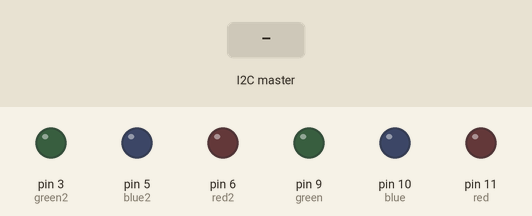
Simulated run of this sketch. Board: Arduino Uno, built with avr-gcc and run on an emulated ATmega328P. On the bench: output pins drawn as LEDs (lit = HIGH). Inputs (shaded band) come from the test bench.

Above: at 1.2 s.
1.3 s: the I2C master sends the byte 90
At 2.3 s:
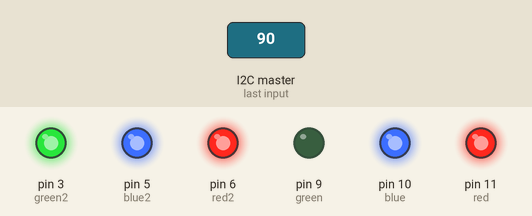
2.8 s: the I2C master sends the byte 1
At 3.4 s:
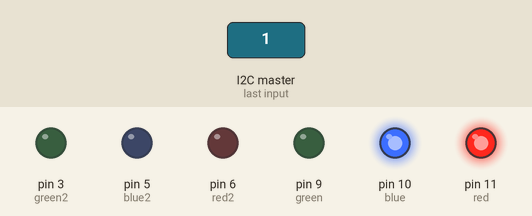
4.3 s: the I2C master sends the byte 200
At 4.6 s:
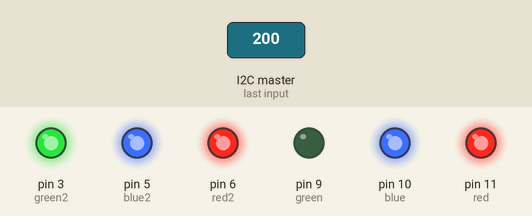
Timing chart, 0 to 7.3 s (numbered marks = the images above; inputs shaded):
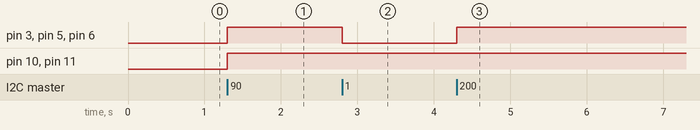

The sketch:

slave.ino
```cpp
#include <Wire.h>
int x;

int red = 11;
int blue = 10;
int green = 9;
int red2 = 6;
int blue2 = 5;
int green2 = 3;

void setup()
{
  pinMode(red , OUTPUT);
  pinMode(green , OUTPUT);
  pinMode(blue , OUTPUT);
  pinMode(red2 , OUTPUT);
  pinMode(green2 , OUTPUT);
  pinMode(blue2 , OUTPUT);
  Wire.begin(2);

  Wire.onReceive(receiveEvent);
}
void receiveEvent(int bytes)
{
  x = Wire.read();
  Serial.println("The encrypted code is :");
  Serial.print(x);

 //DECRYPT
  int decrypt=0;
  decrypt = x-11;

  Serial.println("The decrypted code is: ");
  Serial.print(decrypt);

  int tens = decrypt/10;
  int ones = decrypt - tens*10;

  //LED WORKING
  //TENS PLACE
  if(tens == 1)
  {
    analogWrite(red, 255);
    analogWrite(green,200);
    analogWrite(blue, 0);
  }
  if(tens == 2)
  {
    analogWrite(red, 255);
    analogWrite(green,0);
    analogWrite(blue, 0);
  }
  if(tens == 3)
  {
    analogWrite(red, 255);
    analogWrite(green,50);
    analogWrite(blue, 10);
  }
  if(tens == 7)
  {
    digitalWrite(red, HIGH);
    digitalWrite(green, LOW);
    digitalWrite(blue, HIGH);
  }
  if(tens==4)
  {
    digitalWrite(red, HIGH);
    digitalWrite(green, HIGH);
    digitalWrite(blue, LOW);
  }
  if(tens == 5)
  {
    digitalWrite(red, LOW);
    digitalWrite(green, HIGH);
    digitalWrite(blue, LOW);
  }
  if(tens == 6)
  {
    digitalWrite(red, LOW);
    digitalWrite(green, LOW);
    digitalWrite(blue, HIGH);
  }
   if(tens == 8)
  {
    analogWrite(red, 255);
    analogWrite(green,189);
    analogWrite(blue, 255);
  }
   if(tens == 9)
  {
    analogWrite(red, 255);
    analogWrite(green,255);
    analogWrite(blue, 255);
  }

  //ONES PLACE
    if(ones == 0)
  {
    analogWrite(red2, 0);
    analogWrite(green2,0);
    analogWrite(blue2, 0);
  }
  if(ones == 1)
  {
    analogWrite(red2, 255);
    analogWrite(green2,122);
    analogWrite(blue2, 0);
  }
  if(ones == 2)
  {
    analogWrite(red2, 255);
    analogWrite(green2,0);
    analogWrite(blue2, 0);
  }
  if(ones == 3)
  {
    analogWrite(red2, 255);
    analogWrite(green2,50);
    analogWrite(blue2, 10);
  }
  if(ones == 7)
  {
    digitalWrite(red2, HIGH);
    digitalWrite(green2, LOW);
    digitalWrite(blue2, HIGH);
  }
  if(ones==4)
  {
    digitalWrite(red2, HIGH);
    digitalWrite(green2, HIGH);
    digitalWrite(blue2, LOW);
  }
  if(ones == 5)
  {
    digitalWrite(red2, LOW);
    digitalWrite(green2, HIGH);
    digitalWrite(blue2, LOW);
  }
  if(ones == 6)
  {
    digitalWrite(red2, LOW);
    digitalWrite(green2, LOW);
    digitalWrite(blue2, HIGH);
  }
   if(ones == 8)
  {
    analogWrite(red2, 255);
    analogWrite(green2,189);
    analogWrite(blue2, 255);
  }
   if(ones == 9)
  {
    analogWrite(red2, 255);
    analogWrite(green2,255);
    analogWrite(blue2, 255);
  }

}

void loop()
{
  delay(5000);
}
```

Measured:
- after the input at 1.3 s, pin 3 (green2), pin 5 (blue2), pin 6 (red2), pin 10 (blue), pin 11 (red): LOW → HIGH at once
- after the input at 2.8 s, pin 3 (green2), pin 5 (blue2), pin 6 (red2): HIGH → LOW at once
- after the input at 4.3 s, pin 3 (green2), pin 5 (blue2), pin 6 (red2): LOW → HIGH at once
